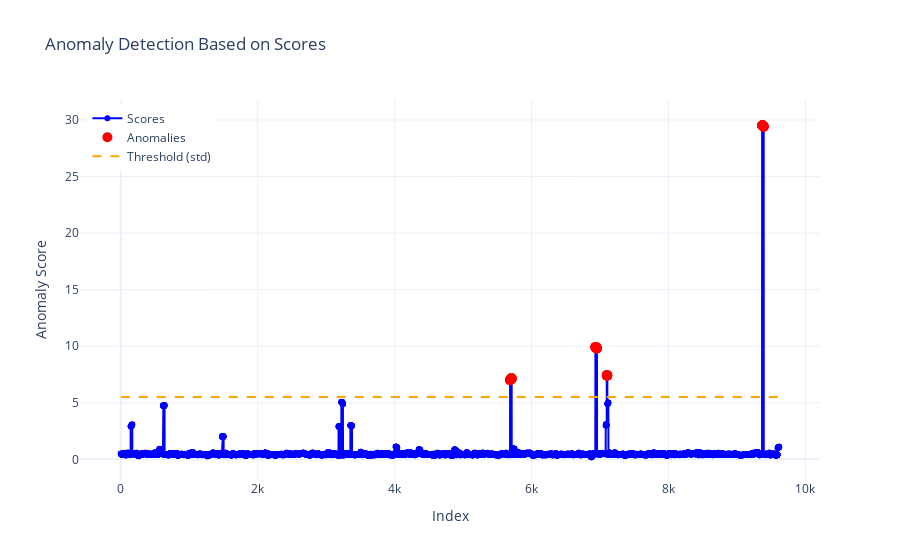

Notebook code cell kept with this figure:
### Code cell
fig = visualizer.visualize(method="std", threshold=3)            # std
#fig = visualizer.visualize(method="topk", top_k=2)               # top-k
fig.show()

### Figure 1 — Plotly figure (JSON) as saved in the notebook; plotly's stock layout.template omitted (floating-point values rounded to 4 significant figures; data arrays with more than 128 entries replaced by an {"elided": "..."} marker saying what was removed)
{"data": [{"line": {"color": "blue"}, "marker": {"size": 6}, "mode": "lines+markers", "name": "Scores", "type": "scatter", "x": {"elided": "9618 int values"}, "y": {"elided": "9618 float values"}}, {"marker": {"color": "red", "size": 10, "symbol": "circle"}, "mode": "markers", "name": "Anomalies", "type": "scatter", "x": [5686, 5687, 5688, 5689, 5690, 5691, 5692, 5693, 5694, 5695, 5696, 5697, 5698, 5699, 5700, 5701, 5702, 5703, 5704, 5705, 5706, 5707, 5708, 5709, 6932, 6933, 6934, 6935, 6936, 6937, 6938, 6939, 6940, 6941, 6942, 6943, 6944, 6945, 6946, 6947, 6948, 6949, 6950, 6951, 6952, 6953, 6954, 6955, 7098, 7099, 7100, 7101, 7102, 7103, 7104, 7105, 7106, 9367, 9368, 9369, 9370, 9371, 9372, 9373, 9374, 9375, 9376, 9377, 9378, 9379, 9380, 9381, 9382, 9383, 9384, 9385, 9386, 9387, 9388, 9389, 9390], "y": [6.985, 7.001, 7.033, 7.008, 7.015, 7.084, 7.079, 7.085, 7.098, 7.067, 7.086, 7.074, 7.068, 7.079, 7.076, 7.068, 7.066, 7.091, 7.103, 7.163, 7.182, 7.154, 7.125, 7.109, 9.933, 9.92, 9.939, 9.874, 9.864, 9.896, 9.882, 9.918, 9.895, 9.904, 9.916, 9.896, 9.878, 9.815, 9.843, 9.847, 9.831, 9.843, 9.845, 9.837, 9.822, 9.794, 9.804, 9.79, 7.444, 7.382, 7.402, 7.42, 7.431, 7.433, 7.418, 7.395, 7.418, 29.52, 29.53, 29.5, 29.49, 29.49, 29.53, 29.53, 29.52, 29.49, 29.51, 29.49, 29.48, 29.47, 29.47, 29.46, 29.45, 29.45, 29.44, 29.46, 29.44, 29.47, 29.42, 29.41, 29.4]}, {"line": {"color": "orange", "dash": "dash"}, "mode": "lines", "name": "Threshold (std)", "type": "scatter", "x": [0, 9617], "y": [5.515, 5.515]}], "layout": {"legend": {"x": 0.01, "xanchor": "left", "y": 0.99, "yanchor": "top"}, "title": {"text": "Anomaly Detection Based on Scores"}, "xaxis": {"title": {"text": "Index"}}, "yaxis": {"title": {"text": "Anomaly Score"}}}}
